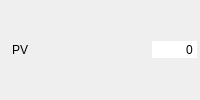
       <widget class="QWidget" name="widget_vie" native="true">
        <property name="minimumSize">
         <size>
          <width>200</width>
          <height>26</height>
         </size>
        </property>
        <layout class="QHBoxLayout" name="horizontalLayout_28">
         <property name="spacing">
          <number>2</number>
         </property>
         <property name="leftMargin">
          <number>3</number>
         </property>
         <property name="topMargin">
          <number>3</number>
         </property>
         <property name="rightMargin">
          <number>3</number>
         </property>
         <property name="bottomMargin">
          <number>3</number>
         </property>
         <item>
          <widget class="QLabel" name="label_59">
           <property name="text">
            <string/>
           </property>
           <property name="pixmap">
            <pixmap resource="../../resources/resources.qrc">:/images/Aptitudes/vie.png</pixmap>
           </property>
          </widget>
         </item>
         <item>
          <widget class="QLabel" name="label_pv">
           <property name="text">
            <string>PV</string>
           </property>
          </widget>
         </item>
         <item>
          <spacer name="horizontalSpacer_28">
           <property name="orientation">
            <enum>Qt::Horizontal</enum>
           </property>
           <property name="sizeHint" stdset="0">
            <size>
             <width>40</width>
             <height>20</height>
            </size>
           </property>
          </spacer>
         </item>
         <item>
          <widget class="QSpinBox" name="sp_pv">
           <property name="enabled">
            <bool>true</bool>
           </property>
           <property name="focusPolicy">
            <enum>Qt::NoFocus</enum>
           </property>
           <property name="autoFillBackground">
            <bool>true</bool>
           </property>
           <property name="frame">
            <bool>false</bool>
           </property>
           <property name="alignment">
            <set>Qt::AlignRight|Qt::AlignTrailing|Qt::AlignVCenter</set>
           </property>
           <property name="buttonSymbols">
            <enum>QAbstractSpinBox::NoButtons</enum>
           </property>
           <property name="maximum">
            <number>9999999</number>
           </property>
          </widget>
         </item>
        </layout>
       </widget>
